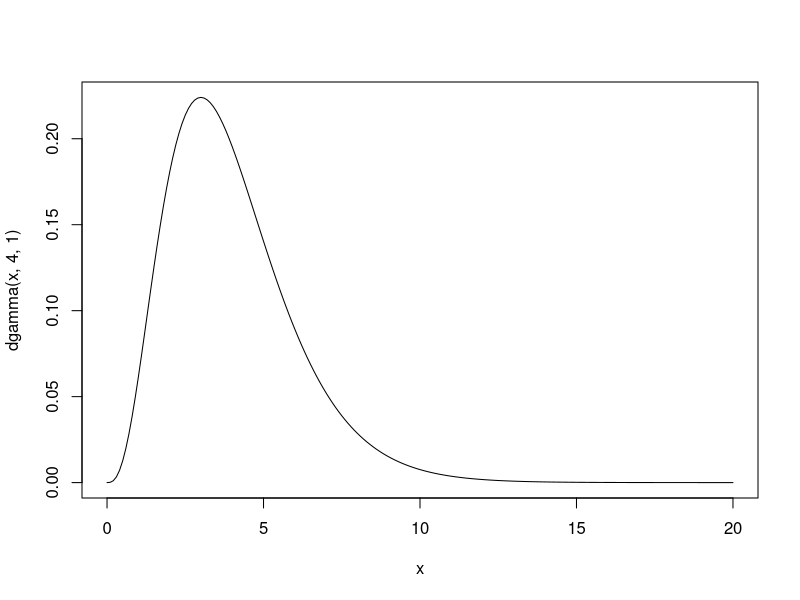
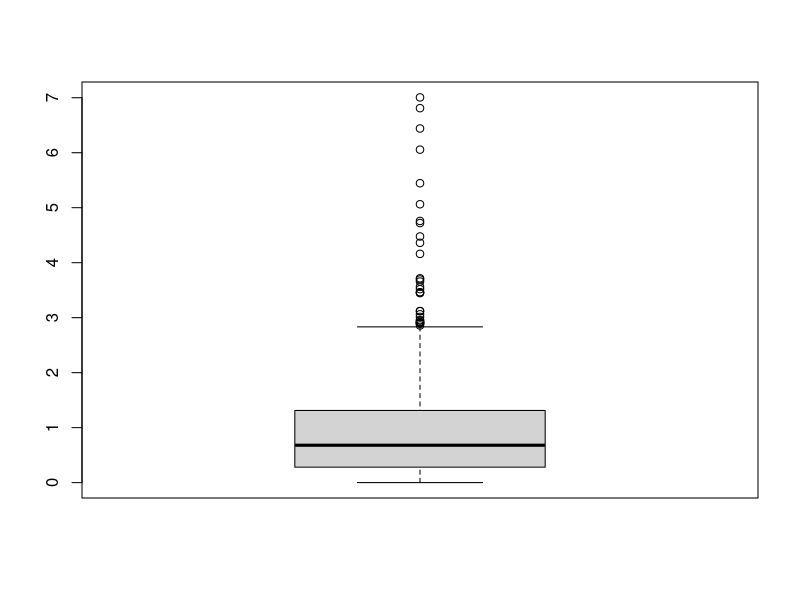
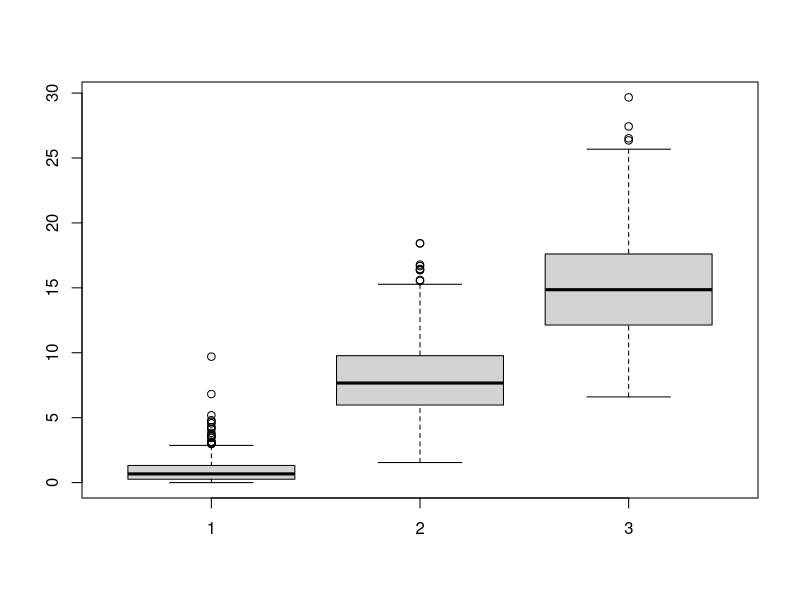

R code for these plots, in order:
x <- seq(0,20, by=0.1)


plot(x, dgamma(x, 4, 1), type = 'l')



boxplot(rgamma(500, 1, 1))

param <- c(1,8,15)
tab <- array(dim=c(length(param), 500))
for (i in 1:length(param)){
  tab[i,] <- rgamma(500, param[i], 1)  
}


boxplot(t(tab))

